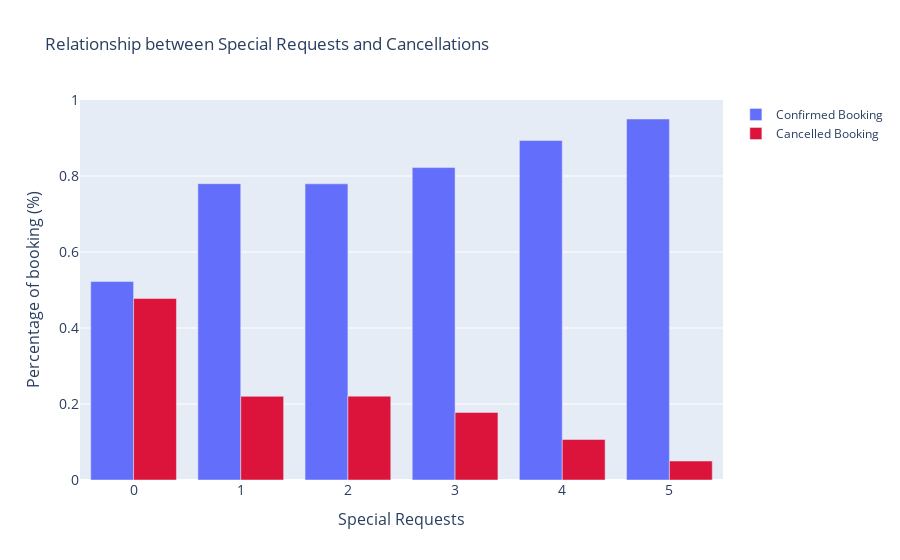

Notebook code cell kept with this figure:
### Markdown cell above
### No of Special Requests & Cancellations

### Code cell
special_requests = pd.crosstab(df['total_of_special_requests'], df['is_canceled'], normalize = 'index')

fig = go.Figure(data=[
    go.Bar(name='Confirmed Booking', x=special_requests.index, y=special_requests[0]),
    go.Bar(name='Cancelled Booking', x=special_requests.index, y=special_requests[1],marker_color = 'crimson')])

fig.update_layout(barmode='group', title = 'Relationship between Special Requests and Cancellations',
                 yaxis=dict(
                 title='Percentage of booking (%)',
                 titlefont_size=16,
                 tickfont_size=14,)
                ,xaxis=dict(
                 title='Special Requests',
                 titlefont_size=16,
                 tickfont_size=14,))

fig.show()

### Figure 1 — Plotly figure (JSON) as saved in the notebook; plotly's stock layout.template omitted (floating-point values rounded to 4 significant figures)
{"data": [{"name": "Confirmed Booking", "type": "bar", "x": [0, 1, 2, 3, 4, 5], "y": [0.5223, 0.7799, 0.7794, 0.8222, 0.8935, 0.95]}, {"marker": {"color": "crimson"}, "name": "Cancelled Booking", "type": "bar", "x": [0, 1, 2, 3, 4, 5], "y": [0.4777, 0.2201, 0.2206, 0.1778, 0.1065, 0.05]}], "layout": {"barmode": "group", "title": {"text": "Relationship between Special Requests and Cancellations"}, "xaxis": {"tickfont": {"size": 14}, "title": {"font": {"size": 16}, "text": "Special Requests"}}, "yaxis": {"tickfont": {"size": 14}, "title": {"font": {"size": 16}, "text": "Percentage of booking (%)"}}}}
